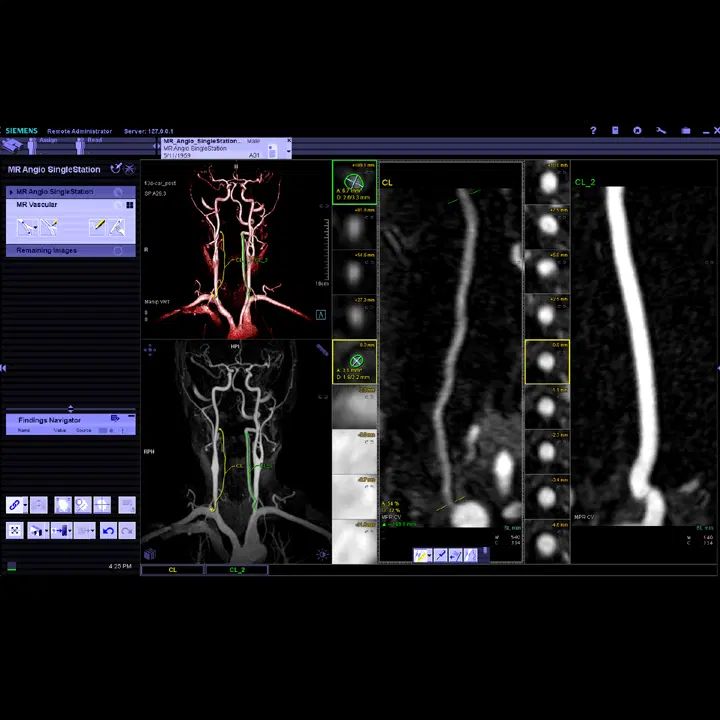
#> input picture sample/v.jpeg, 720 x 720 px
$ python -i preprocess.py   (imports and definitions only)
#> lines starting #> are read from the running program, lines starting #| are printed output that depends on the picture; after the words box and inside, x2 and y2 are one past the last pixel; in counts of white or black regions, pixels touching at a corner belong together
"""Contrast enhancement, field-of-view detection, and image-quality scoring."""

from __future__ import annotations

import numpy as np
from scipy import ndimage as ndi
from skimage.exposure import equalize_adapthist
from skimage.filters import laplace


def enhance(img: np.ndarray, clahe: bool = True, clahe_clip: float = 0.01, denoise: bool = True) -> np.ndarray:
    out = img.astype(np.float32)
    if clahe:
        out = equalize_adapthist(out, clip_limit=clahe_clip).astype(np.float32)
    if denoise:
        out = ndi.median_filter(out, size=3)
    lo, hi = np.percentile(out, [1, 99])
    return np.clip((out - lo) / max(float(hi - lo), 1e-6), 0, 1)


def field_of_view(img: np.ndarray) -> np.ndarray:
    """Mask of the collimated imaging field; excludes black borders and letterboxing."""
    from skimage.filters import threshold_otsu
    from skimage.morphology import disk

    blur = ndi.gaussian_filter(img, 8)
    thr = max(0.05, 0.5 * float(threshold_otsu(img)))
    fov = ndi.binary_closing(blur > thr, structure=disk(10))
    lbl, n = ndi.label(fov)
    if n > 1:
        sizes = np.bincount(lbl.ravel())
        sizes[0] = 0
        fov = lbl == int(np.argmax(sizes))
    fov = ndi.binary_fill_holes(fov)
    if fov.mean() < 0.02:
        fov = np.ones_like(fov, dtype=bool)
    return fov


def quality(img: np.ndarray, fov: np.ndarray) -> dict:
    vals = img[fov]
    contrast = float(vals.std())
    sharpness = float(laplace(ndi.gaussian_filter(img, 1.0))[fov].var())
    if contrast >= 0.15 and sharpness >= 1.5e-4:
        label = "adequate"
    elif contrast >= 0.08:
        label = "limited"
    else:
        label = "poor"
    return {"contrast": round(contrast, 4), "sharpness": round(sharpness, 6), "label": label}

>>> import cv2
>>> picture = cv2.imread('../sample/v.jpeg', cv2.IMREAD_GRAYSCALE)
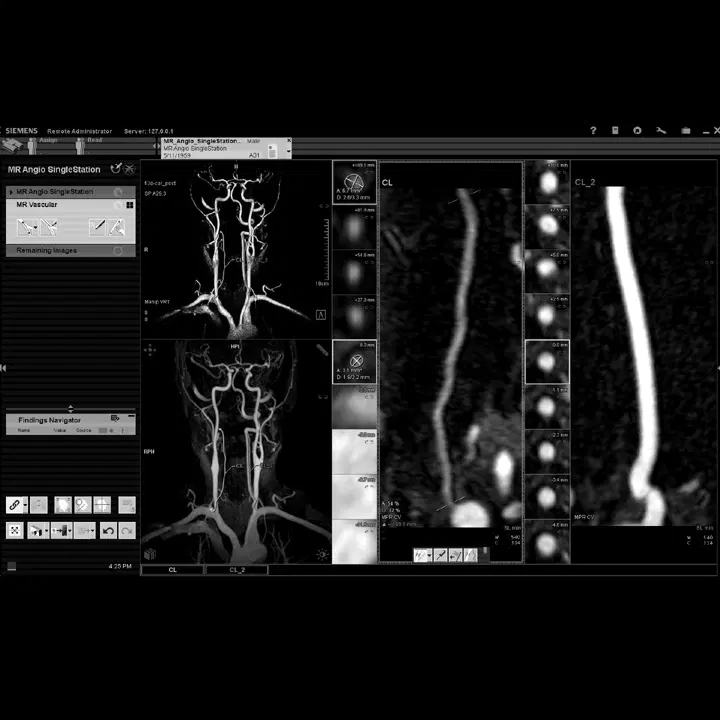
#> picture: shape (720, 720); min 0, max 255, mean 24.2
>>> result = field_of_view(picture)
#> in field_of_view, `blur = ndi.gaussian_filter(img, 8)`:
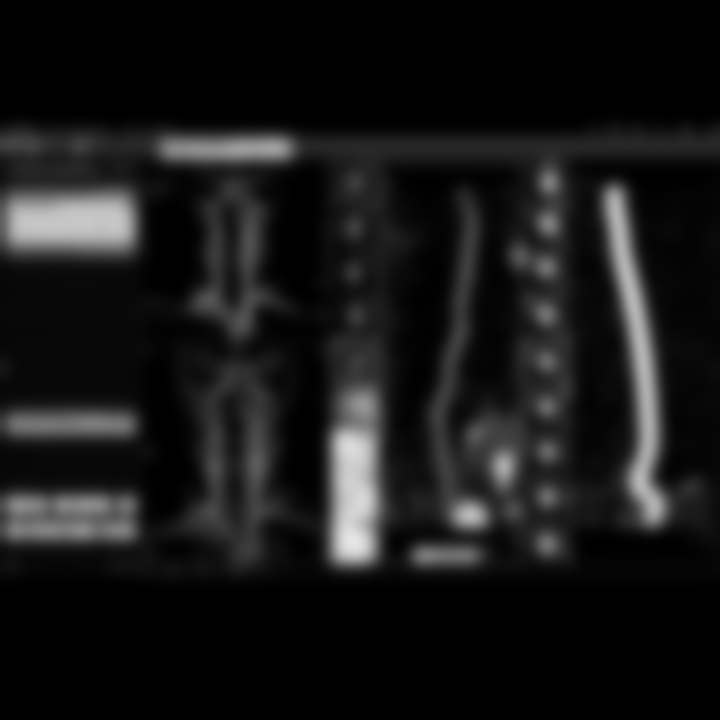
#> blur: shape (720, 720); min 0, max 230, mean 23.5
#> in field_of_view, `thr = max(0.05, 0.5 * float(threshold_otsu(img)))`: thr = 45.5
#> in field_of_view, `fov = ndi.binary_closing(blur > thr, structure=disk(10))`:
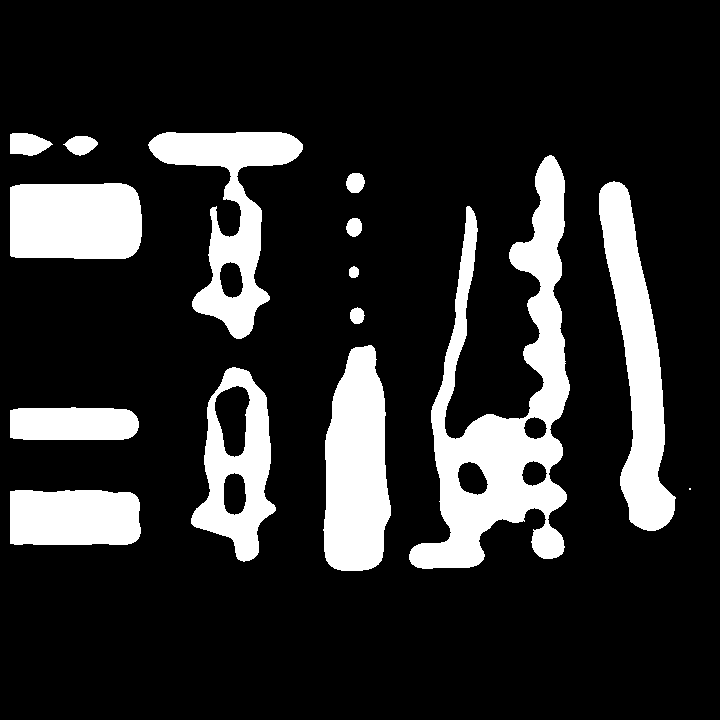
#> fov: shape (720, 720) bool; 17.2% white; 15 white regions (1 under 20 px), largest, box (x1, y1, x2, y2) and area: (409, 155, 570, 569) 24422, (599, 181, 676, 531) 11983, (323, 345, 391, 571) 11958
#> in field_of_view, `lbl, n = ndi.label(fov)`:
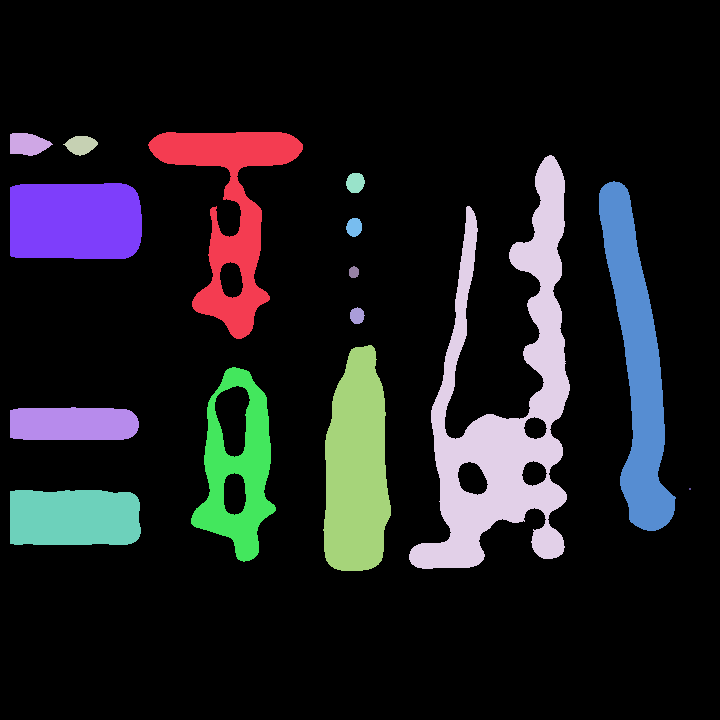
#> lbl: shape (720, 720) int32; 16 distinct labels, from 0 to 15; one colour per label, 0 black
#> in field_of_view, `lbl, n = ndi.label(fov)`: n = 15
#> in field_of_view, `sizes = np.bincount(lbl.ravel())`: sizes = [429207, 10467, 732, 464, 24422, 303, 11983, 9603, 239, 98, 193, 11958, 7846, 3970, 4, 6911]
#> in field_of_view, `fov = lbl == int(np.argmax(sizes))`:
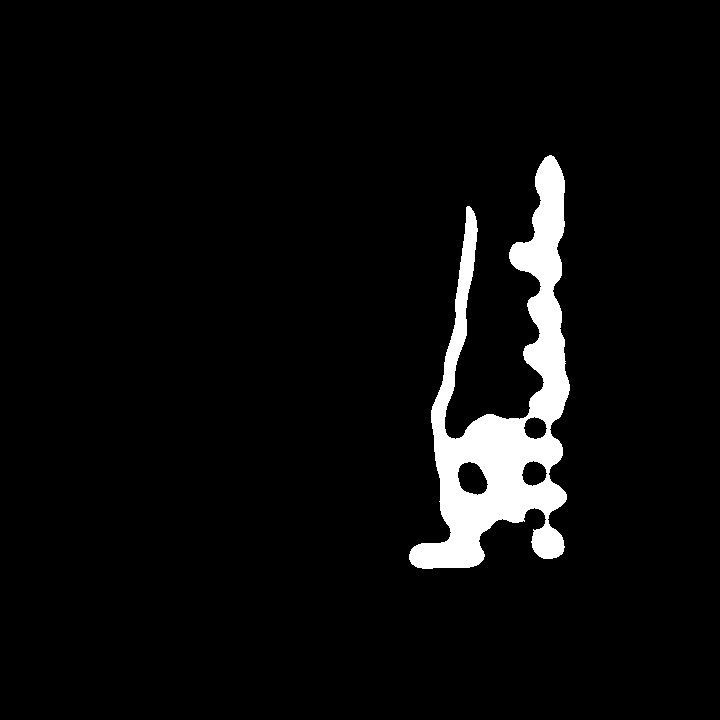
#> fov: shape (720, 720) bool; 4.7% white; 1 white region, box (x1, y1, x2, y2) and area: (409, 155, 570, 569) 24422
#> in field_of_view, `fov = ndi.binary_fill_holes(fov)`:
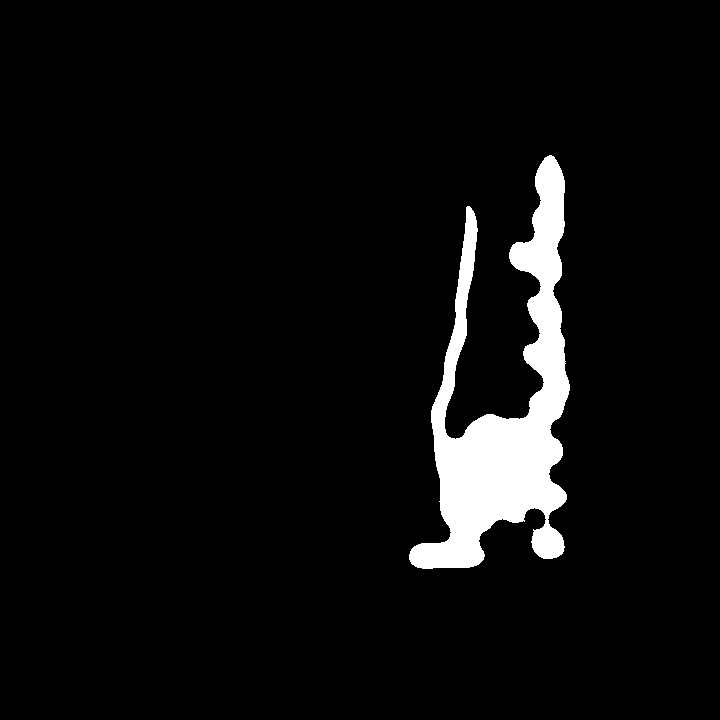
#> fov: shape (720, 720) bool; 5% white; 1 white region, box (x1, y1, x2, y2) and area: (409, 155, 570, 569) 25958
